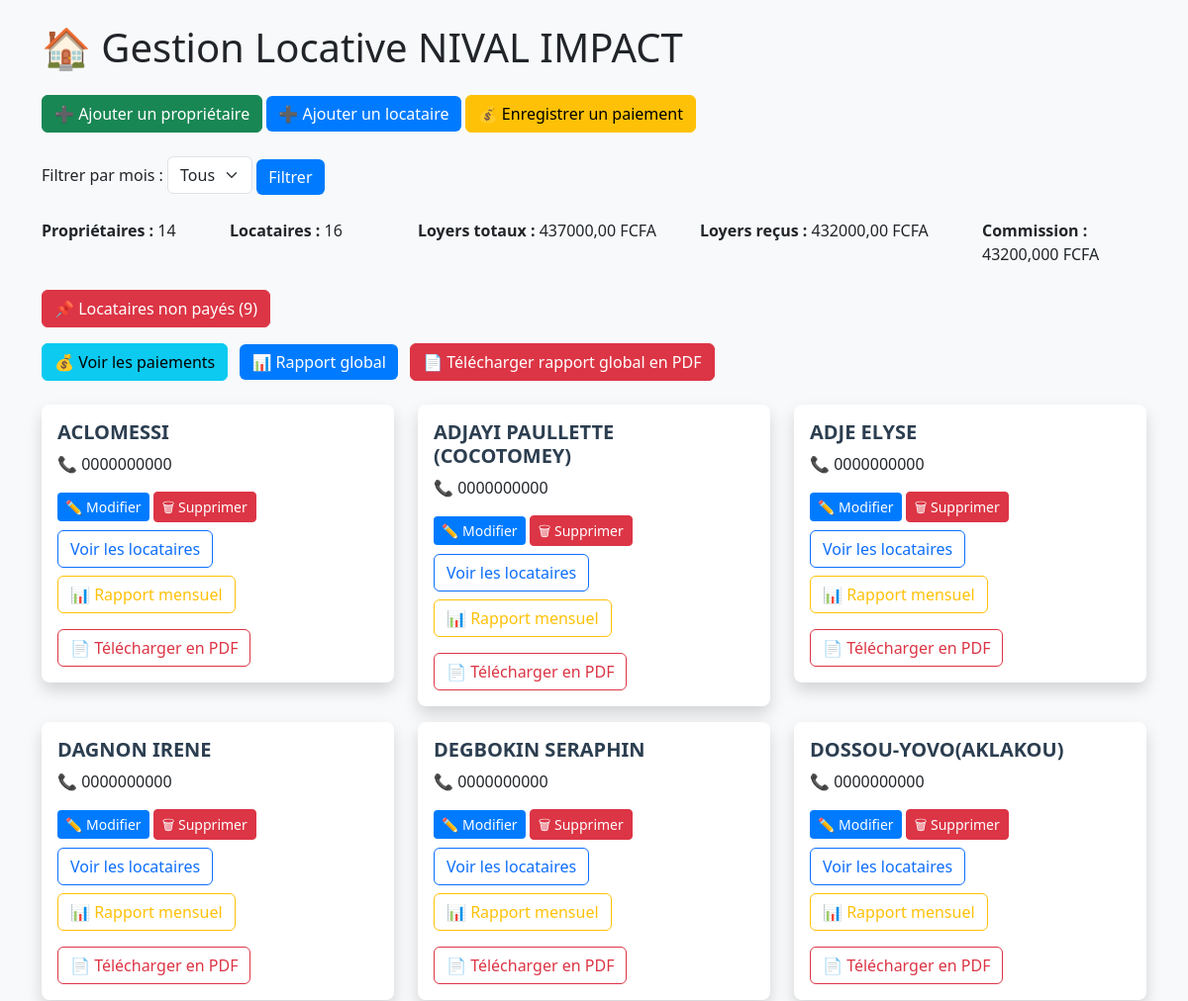
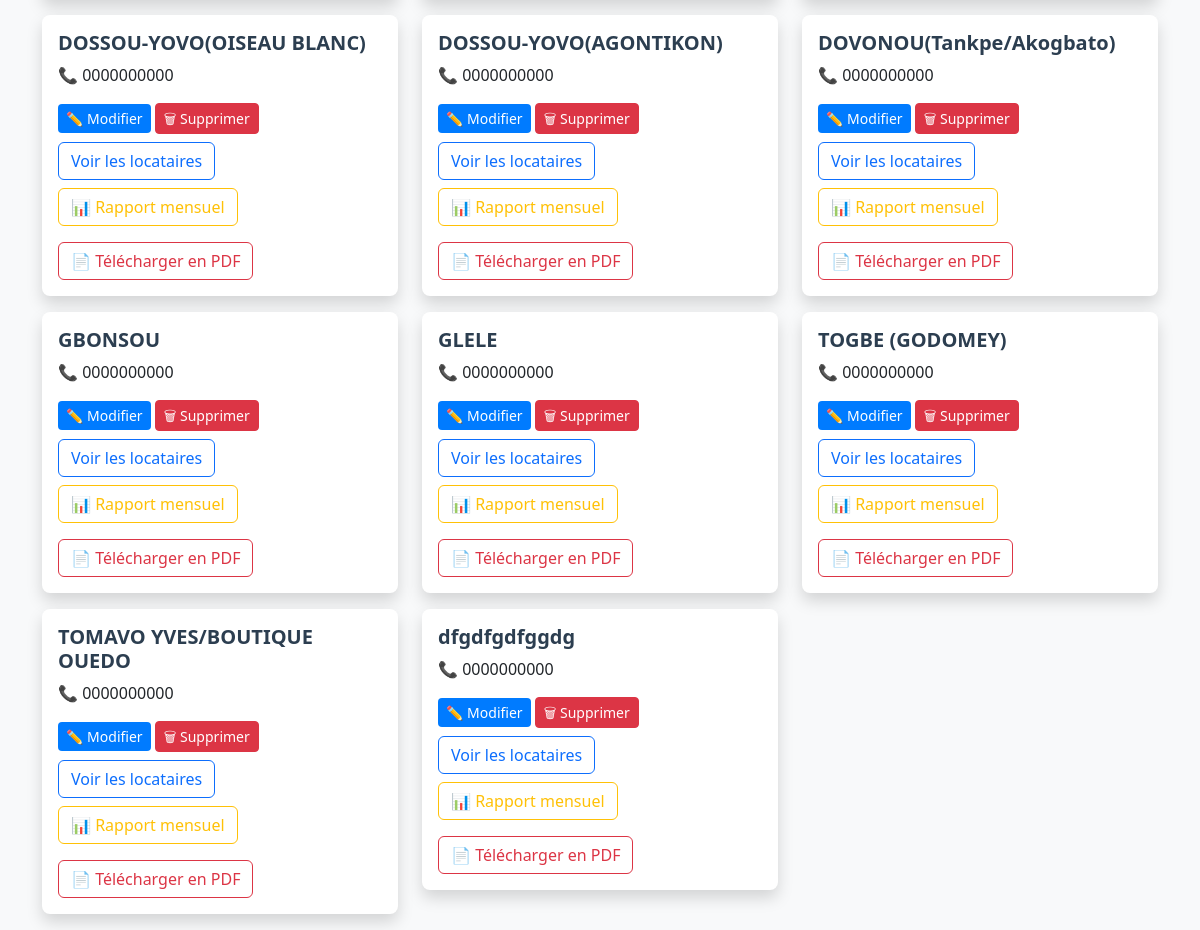
The page / on the database its author committed (2 pictures, top to bottom).
### core/models.py (models this page shows)
class Proprietaire(models.Model):
    nom = models.CharField(max_length=100)
    numero = models.CharField(max_length=20, default="0000000000")
    def __str__(self):
        return self.nom

### core/views.py (the view)
# urls.py: path("", views.accueil, name="accueil"),
def accueil(request):
    mois = request.GET.get("mois")
    proprietaires = Proprietaire.objects.all()
    locataires = Locataire.objects.all()
    paiements = Paiement.objects.all()
    if mois and mois.isdigit():
         paiements = paiements.filter(mois_concerne=int(mois))
    total_loyers = sum([l.loyer_mensuel for l in locataires])
    total_recu = sum([p.montant for p in paiements])
    commission = total_recu * Decimal('0.1')
    locataires_non_payes = []
    for proprietaire in proprietaires:
        for locataire in proprietaire.locataires.all():   # <-- CORRECT
            paiement_existe = paiements.filter(locataire=locataire).exists()
            if not paiement_existe:
                locataires_non_payes.append({
                    "proprietaire": proprietaire,
                    "locataire": locataire,
                })
    loyers_dict = {str(locataire.id): float(locataire.loyer_mensuel) for locataire in locataires}
    context = {
        "proprietaires": proprietaires,
        "locataires": locataires,
        "locataires_count": locataires.count(),
        "proprietaires_count": proprietaires.count(),
        "total_loyers": total_loyers,
        "total_recu": total_recu,
        "commission": commission,
        "mois": mois,
        "mois_list": range(1, 13),
        "locataires_non_payes": locataires_non_payes,
        "non_payes_count": len(locataires_non_payes),
        "proprietaire_form": ProprietaireForm(),
        "locataire_form": LocataireForm(),
        "paiement_form": PaiementForm(),
        "loyers_dict": loyers_dict,
    }
    return render(request, "core/accueil.html", context)

### core/forms.py
class ProprietaireForm(forms.ModelForm):
    class Meta:
        model = Proprietaire
        fields = ["nom", "numero"]
        widgets = {
            "nom": forms.TextInput(attrs={
                "class": "form-control",
                "placeholder": "Nom du propriétaire"
            }),
            "numero": forms.TextInput(attrs={
                "class": "form-control",
                "placeholder": "Numéro de téléphone"
            }),
        }

class LocataireForm(forms.ModelForm):
    class Meta:
        model = Locataire
        fields = ["nom", "numero", "loyer_mensuel", "proprietaire"]
        widgets = {
            "nom": forms.TextInput(attrs={
                "class": "form-control",
                "placeholder": "Nom du locataire"
            }),
            "numero": forms.TextInput(attrs={
                "class": "form-control",
                "placeholder": "Numéro de téléphone"
            }),
            "loyer_mensuel": forms.NumberInput(attrs={
                "class": "form-control",
                "placeholder": "Loyer mensuel"
            }),
            "proprietaire": forms.Select(attrs={
                "class": "form-select"
            }),
        }

### core/models.py (called while the page is built)
    def __str__(self):
        return f"{self.nom} ({self.proprietaire.nom})"

### core/templates/core/accueil.html (shortened to what this page needs)
{% load static %}
<!DOCTYPE html>
<html lang="fr">
<head>
    <link rel="stylesheet" href="https://cdn.jsdelivr.net/npm/bootstrap@5.3.2/dist/css/bootstrap.min.css">
    <link rel="stylesheet" href="{% static 'css/style.css' %}">
</head>
<body class="container mt-4 bg-light">
    <h1 class="mb-4">🏠 Gestion Locative NIVAL IMPACT</h1>
    <div class="mb-4">
    <button class="btn btn-success" data-bs-toggle="modal" data-bs-target="#modalProprietaire">➕ Ajouter un propriétaire</button>
    <button class="btn btn-primary" data-bs-toggle="modal" data-bs-target="#modalLocataire">➕ Ajouter un locataire</button>
    <button class="btn btn-warning" data-bs-toggle="modal" data-bs-target="#modalPaiement">💰 Enregistrer un paiement</button>
</div>
    <form method="get" class="mb-4">
        <label for="mois">Filtrer par mois :</label>
        <select name="mois" id="mois" class="form-select w-auto d-inline-block">
            <option value="">Tous</option>
        </select>
        <button type="submit" class="btn btn-primary">Filtrer</button>
    </form>
    <div class="row mb-4">
        <div class="col-md-2"><strong>Propriétaires :</strong> {{ proprietaires_count }}</div>
        <div class="col-md-2"><strong>Locataires :</strong> {{ locataires_count }}</div>
        <div class="col-md-3"><strong>Loyers totaux :</strong> {{ total_loyers }} FCFA</div>
        <div class="col-md-3"><strong>Loyers reçus :</strong> {{ total_recu }} FCFA</div>
        <div class="col-md-2"><strong>Commission :</strong> {{ commission }} FCFA</div>
    </div>
<button class="btn btn-danger mb-3" type="button" data-bs-toggle="collapse" data-bs-target="#nonPayesList">
  📌 Locataires non payés ({{ non_payes_count }})
</button>
<div class="mb-4">
  <a href="{% url 'liste_paiements' %}" class="btn btn-info me-2">
    💰 Voir les paiements
  </a>
  <a href="{% url 'rapport_global' %}" class="btn btn-primary me-2">
    📊 Rapport global
  </a>
  <a href="{% url 'rapport_global_pdf' %}" class="btn btn-danger">
    📄 Télécharger rapport global en PDF
  </a>
</div>
<div class="row">
    {% for proprietaire in proprietaires %}
    <div class="col-md-4 mb-3">
        <div class="card shadow">
            <div class="card-body">
                <h5 class="card-title">{{ proprietaire.nom }}</h5>
                <p class="card-text">📞 {{ proprietaire.numero }}</p>
                <button class="btn btn-sm btn-primary" data-bs-toggle="modal" data-bs-target="#modalModifierProprietaire{{ proprietaire.id }}">✏️ Modifier</button>
                <button class="btn btn-sm btn-danger" data-bs-toggle="modal" data-bs-target="#modalSupprimerProprietaire{{ proprietaire.id }}">🗑 Supprimer</button>
                <button class="btn btn-outline-primary mt-2" type="button" data-bs-toggle="collapse" data-bs-target="#locataires{{ proprietaire.id }}">
                    Voir les locataires
                </button>
                <a href="{% url 'rapport_proprietaire' proprietaire.id %}" class="btn btn-outline-warning mt-2">
                          📊 Rapport mensuel
                 </a>
                 <a href="{% url 'rapport_proprietaire_pdf' proprietaire.id %}" class="btn btn-outline-danger mt-3">
                      📄 Télécharger en PDF
                </a>
            </div>
        </div>
    </div>
    {% endfor %}
</div>
</body>
</html>

### locative_app/static/css/style.css (style rules this page uses)
body { background-color: #f8f9fa; font-family: 'Segoe UI', sans-serif; }
.card { border: none; border-radius: 8px; box-shadow: 0 2px 6px rgba(0,0,0,0.1); }
.card-title { font-weight: bold; color: #2c3e50; }
.btn-primary { background-color: #007bff; border: none; }

### rows shown on the page
Proprietaire: nom "ACLOMESSI", numero "0000000000"
Proprietaire: nom "ADJAYI PAULLETTE (COCOTOMEY)", numero "0000000000"
Proprietaire: nom "ADJE ELYSE", numero "0000000000"
Proprietaire: nom "DAGNON IRENE", numero "0000000000"
Proprietaire: nom "DEGBOKIN SERAPHIN", numero "0000000000"
Proprietaire: nom "DOSSOU-YOVO(AKLAKOU)", numero "0000000000"
Proprietaire: nom "DOSSOU-YOVO(OISEAU BLANC)", numero "0000000000"
Proprietaire: nom "DOSSOU-YOVO(AGONTIKON)", numero "0000000000"
Proprietaire: nom "DOVONOU(Tankpe/Akogbato)", numero "0000000000"
Proprietaire: nom "GBONSOU", numero "0000000000"
Proprietaire: nom "GLELE", numero "0000000000"
Proprietaire: nom "TOGBE (GODOMEY)", numero "0000000000"
Proprietaire: nom "TOMAVO YVES/BOUTIQUE OUEDO", numero "0000000000"
Proprietaire: nom "dfgdfgdfggdg", numero "0000000000"

### other values the page prints
{{ proprietaires_count }} "14"
{{ locataires_count }} "16"
{{ total_loyers }} "437000,00"
{{ total_recu }} "432000,00"
{{ commission }} "43200,000"
{{ non_payes_count }} "9"
